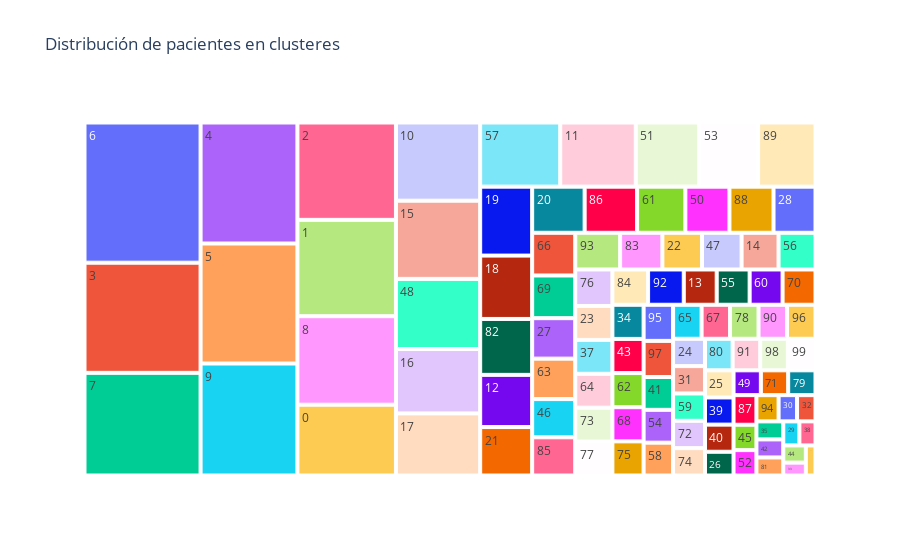

The cell this chart's notebook holds for it:
### Code cell
# Miramos el histograma de cada categoria en detalle
data = clustering_df[clustering_df['diabetic_label'] == 1][clustering_df['cluster_label'] != -1]['cluster_label'] # Quitamos los outliers
plt.figure(figsize=(8, 6))
plt.hist(data, color="#5975A4", bins=len(clusters))
plt.title("Histograma de agrupacion de los valores en clusteres para Pre Diabeticos")
plt.xlabel("Clusters")
plt.ylabel("Frecuencia")
plt.show()

# Visualización de los valores de cluster_label 
ax= px.treemap(clustering_df[clustering_df['diabetic_label'] == 1][clustering_df['cluster_label'] != -1],path=['cluster_label'],title="Distribución de pacientes en clusteres")
ax.show()

### Figure 1 — Plotly figure (JSON) as saved in the notebook; plotly's stock layout.template omitted (floating-point values rounded to 4 significant figures)
{"data": [{"branchvalues": "total", "domain": {"x": [0, 1], "y": [0, 1]}, "hovertemplate": "labels=%{label}<br>count=%{value}<br>parent=%{parent}<br>id=%{id}<extra></extra>", "ids": ["0", "1", "2", "3", "4", "5", "6", "7", "8", "9", "10", "11", "12", "13", "14", "15", "16", "17", "18", "19", "20", "21", "22", "23", "24", "25", "26", "27", "28", "29", "30", "31", "32", "33", "34", "35", "36", "37", "38", "39", "40", "41", "42", "43", "44", "45", "46", "47", "48", "49", "50", "51", "52", "53", "54", "55", "56", "57", "58", "59", "60", "61", "62", "63", "64", "65", "66", "67", "68", "69", "70", "71", "72", "73", "74", "75", "76", "77", "78", "79", "80", "81", "82", "83", "84", "85", "86", "87", "88", "89", "90", "91", "92", "93", "94", "95", "96", "97", "98", "99"], "labels": ["0", "1", "2", "3", "4", "5", "6", "7", "8", "9", "10", "11", "12", "13", "14", "15", "16", "17", "18", "19", "20", "21", "22", "23", "24", "25", "26", "27", "28", "29", "30", "31", "32", "33", "34", "35", "36", "37", "38", "39", "40", "41", "42", "43", "44", "45", "46", "47", "48", "49", "50", "51", "52", "53", "54", "55", "56", "57", "58", "59", "60", "61", "62", "63", "64", "65", "66", "67", "68", "69", "70", "71", "72", "73", "74", "75", "76", "77", "78", "79", "80", "81", "82", "83", "84", "85", "86", "87", "88", "89", "90", "91", "92", "93", "94", "95", "96", "97", "98", "99"], "name": "", "parents": ["", "", "", "", "", "", "", "", "", "", "", "", "", "", "", "", "", "", "", "", "", "", "", "", "", "", "", "", "", "", "", "", "", "", "", "", "", "", "", "", "", "", "", "", "", "", "", "", "", "", "", "", "", "", "", "", "", "", "", "", "", "", "", "", "", "", "", "", "", "", "", "", "", "", "", "", "", "", "", "", "", "", "", "", "", "", "", "", "", "", "", "", "", "", "", "", "", "", "", ""], "type": "treemap", "values": [72, 98, 99, 132, 121, 120, 168, 123, 90, 112, 68, 50, 28, 12, 14, 68, 56, 54, 34, 37, 25, 26, 15, 13, 9, 8, 7, 18, 20, 4, 5, 9, 5, 3, 11, 5, 3, 13, 4, 8, 8, 10, 5, 11, 4, 6, 17, 15, 61, 7, 21, 42, 6, 39, 10, 12, 14, 53, 10, 9, 12, 23, 11, 18, 13, 10, 19, 10, 11, 19, 12, 7, 9, 13, 9, 11, 14, 13, 10, 7, 9, 5, 30, 16, 13, 17, 25, 7, 21, 38, 10, 9, 13, 17, 6, 11, 10, 11, 9, 9]}], "layout": {"legend": {"tracegroupgap": 0}, "title": {"text": "Distribución de pacientes en clusteres"}}}
